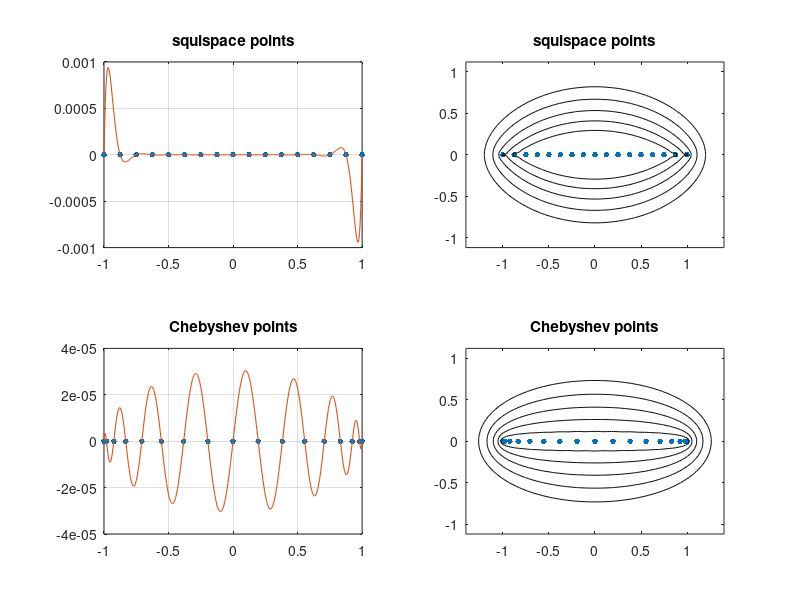

Reproduce this figure in MATLAB.
% p10.m - polynomials and corrseponding equipotential curves
N = 16;
clf
for i = 1:2
    if i == 1, 
         s = 'squispace points';
         x = -1 + 2 * (0:N)/N;
     end
     if i == 2,
         s = 'Chebyshev points';
         x = cos(pi * (0:N)/N);
     end
     
     p = poly(x);
     %plot p(x) over [-1,1]
     xx = -1:0.005:1;
     pp = polyval(p, xx);
     subplot(2,2,2*i-1)
     plot(x, 0*x, '.', 'markersize', 13), hold on
     plot(xx, pp, 'linewidth', 0.8), grid on
     set(gca, 'xtick', -1:0.5:1), title(s)
     %plot equipotential curve:
     subplot(2,2,2*i)
     plot(real(x), imag(x), '.', 'markersize', 13), hold on
     axis([-1.4 1.4 -1.12 1.12])
     xgrid = -1.40:0.02:1.40;
     ygrid = -1.12:0.02:1.12;
     [xx,yy] = meshgrid(xgrid, ygrid);
     zz = xx + 1i*yy;
     pp = polyval(p, zz);
     levels = 10.^(-4:0);
     contour(xx, yy, abs(pp), levels), title(s), colormap([0 0 0])
end